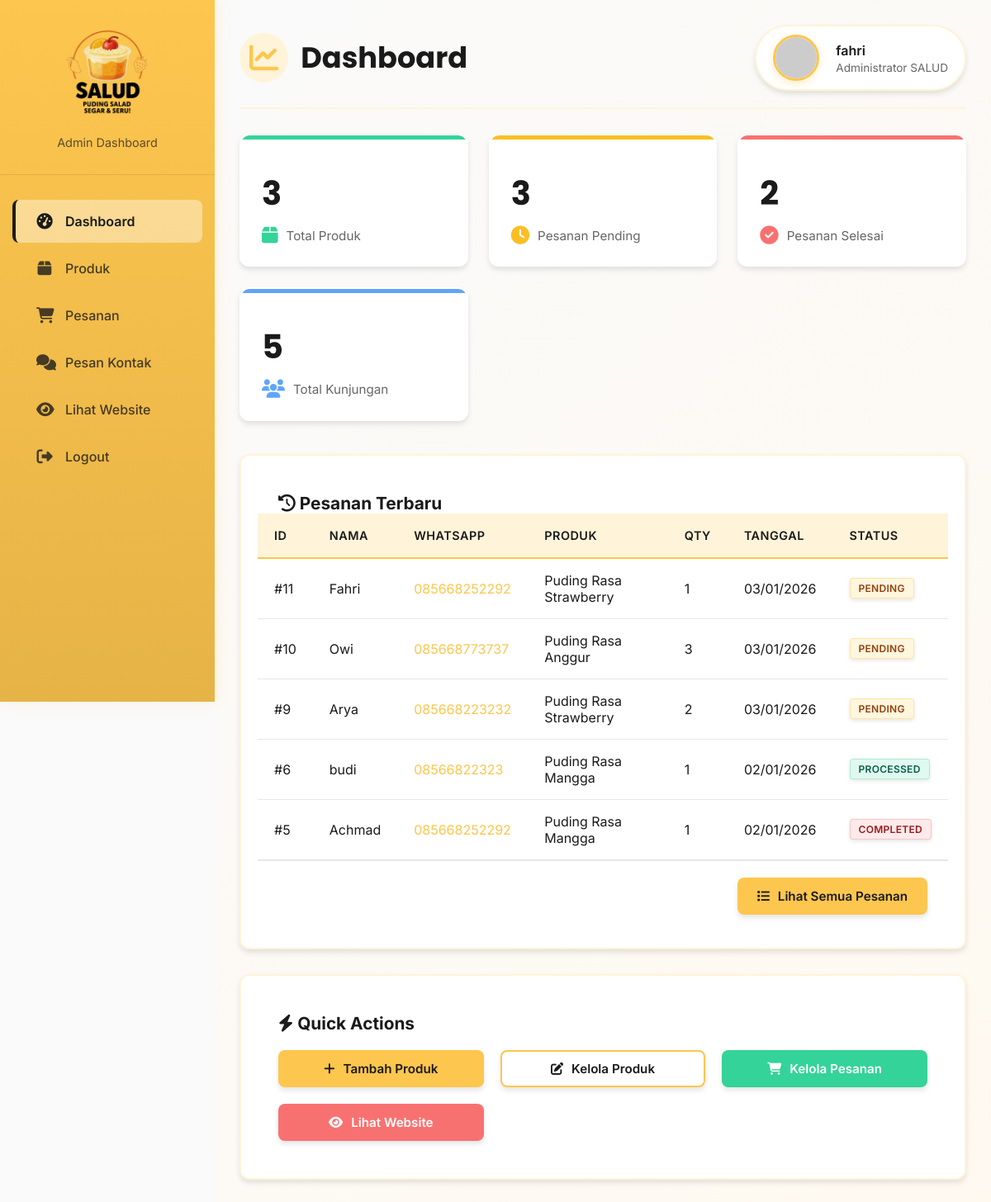
Screenshot of /admin/dashboard.php (signed in) with the database file from the repository.
### tables this page shows
CREATE TABLE `orders` (
  `id` int(11) NOT NULL,
  `customer_name` varchar(100) DEFAULT NULL,
  `whatsapp` varchar(20) DEFAULT NULL,
  `product_id` int(11) DEFAULT NULL,
  `quantity` int(11) DEFAULT NULL,
  `status` enum('pending','processed','completed') DEFAULT 'pending',
  `created_at` timestamp NOT NULL DEFAULT current_timestamp()
);

CREATE TABLE `products` (
  `id` int(11) NOT NULL,
  `name` varchar(100) DEFAULT NULL,
  `description` text DEFAULT NULL,
  `price` int(11) DEFAULT NULL,
  `stock` int(11) DEFAULT 0,
  `image` varchar(255) DEFAULT NULL,
  `created_at` timestamp NOT NULL DEFAULT current_timestamp()
);

### admin/dashboard.php (the view, shortened to what this page needs)
<?php
require_once '../includes/database.php';
$stmt = $pdo->query("SELECT COUNT(*) as total FROM products");
$totalProducts = $stmt->fetch()['total'];
$stmt = $pdo->query("SELECT COUNT(*) as total FROM orders WHERE status = 'pending'");
$pendingOrders = $stmt->fetch()['total'];
$stmt = $pdo->query("SELECT COUNT(*) as total FROM orders WHERE status = 'completed'");
$completedOrders = $stmt->fetch()['total'];
$stmt = $pdo->query("SELECT COUNT(*) as total FROM visits");
$totalVisits = $stmt->fetch()['total'];
$recentOrders = $pdo->query("
    SELECT o.*, p.name as product_name
    FROM orders o
    LEFT JOIN products p ON o.product_id = p.id
    ORDER BY o.created_at DESC
    LIMIT 5
")->fetchAll();
?>
<!DOCTYPE html>
<html lang="id">
<head>
    <link rel="stylesheet" href="../assets/css/admin.css">
    <link rel="stylesheet" href="https://cdnjs.cloudflare.com/ajax/libs/font-awesome/6.4.0/css/all.min.css">
</head>
<body class="admin-body">
    <div class="admin-container">
        <aside class="admin-sidebar">
            <div class="admin-logo">
                <img src="../assets/images/Logo Salad Puding Hitam.png" alt="SALUD Logo" class="admin-logo-img"
                     onerror="this.style.display='none'">
                <p>Admin Dashboard</p>
            </div>
            <ul class="admin-nav">
                <li><a href="dashboard.php" class="active"><i class="fas fa-tachometer-alt"></i> Dashboard</a></li>
                <li><a href="products.php"><i class="fas fa-box"></i> Produk</a></li>
                <li><a href="orders.php"><i class="fas fa-shopping-cart"></i> Pesanan</a></li>
                <li><a href="chat.php"><i class="fas fa-comments"></i> Pesan Kontak</a></li>
                <li><a href="../index.php" target="_blank"><i class="fas fa-eye"></i> Lihat Website</a></li>
                <li><a href="logout.php"><i class="fas fa-sign-out-alt"></i> Logout</a></li>
            </ul>
        </aside>
        <main class="admin-main">
            <div class="admin-header">
                <h1><i class="fas fa-chart-line"></i> Dashboard</h1>
                <div class="admin-profile">
                    <div class="admin-avatar">
                        <img src="../assets/images/admin-avatar.png" alt="Admin Avatar"
                             onerror="this.src='https://ui-avatars.com/api/?name=<?= urlencode($_SESSION['admin_name'] ?? 'Admin') ?>&background=FDC64E&color=1A1A1A'">
                    </div>
                    <div class="admin-info">
                        <h4><?= htmlspecialchars($_SESSION['admin_name'] ?? 'Admin') ?></h4>
                        <p>Administrator SALUD</p>
                    </div>
                </div>
            </div>
            <div class="admin-stats">
                <div class="admin-card stat-success">
                    <h3><?= $totalProducts ?></h3>
                    <p><i class="fas fa-box"></i> Total Produk</p>
                </div>
                <div class="admin-card stat-warning">
                    <h3><?= $pendingOrders ?></h3>
                    <p><i class="fas fa-clock"></i> Pesanan Pending</p>
                </div>
                <div class="admin-card stat-danger">
                    <h3><?= $completedOrders ?></h3>
                    <p><i class="fas fa-check-circle"></i> Pesanan Selesai</p>
                </div>
                <div class="admin-card stat-info">
                    <h3><?= $totalVisits ?></h3>
                    <p><i class="fas fa-users"></i> Total Kunjungan</p>
                </div>
            </div>
            <div class="admin-table-container">
                <div style="padding: 25px 25px 0;">
                    <h3 style="margin: 0; color: var(--admin-dark); font-size: 1.3rem;">
                        <i class="fas fa-history"></i> Pesanan Terbaru
                    </h3>
                </div>
                <table class="admin-table">
                    <thead>
                        <tr>
                            <th>ID</th>
                            <th>Nama</th>
                            <th>WhatsApp</th>
                            <th>Produk</th>
                            <th>Qty</th>
                            <th>Tanggal</th>
                            <th>Status</th>
                        </tr>
                    </thead>
                    <tbody>
                        <?php if (count($recentOrders) > 0): ?>
                            <?php foreach ($recentOrders as $order): ?>
                            <tr>
                                <td>#<?= $order['id'] ?></td>
                                <td><?= htmlspecialchars($order['customer_name']) ?></td>
                                <td>
                                    <a href="https://wa.me/<?= preg_replace('/[^0-9]/', '', $order['whatsapp']) ?>"
                                       target="_blank"
                                       style="color: var(--admin-primary); text-decoration: none;">
                                        <?= htmlspecialchars($order['whatsapp']) ?>
                                    </a>
                                </td>
                                <td><?= htmlspecialchars($order['product_name'] ?? 'Contact Form') ?></td>
                                <td><?= $order['quantity'] ?></td>
                                <td><?= date('d/m/Y', strtotime($order['created_at'])) ?></td>
                                <td>
                                    <span class="admin-badge badge-<?= $order['status'] ?>">
                                        <?= $order['status'] ?>
                                    </span>
                                </td>
                            </tr>
                            <?php endforeach; ?>
                        <?php endif; ?>
                    </tbody>
                </table>
                <div style="padding: 20px 25px; text-align: right; border-top: 1px solid var(--admin-border);">
                    <a href="orders.php" class="admin-btn admin-btn-primary">
                        <i class="fas fa-list"></i> Lihat Semua Pesanan
                    </a>
                </div>
            </div>
            <div class="admin-table-container">
                <div style="padding: 25px;">
                    <h3 style="margin: 0 0 20px 0; color: var(--admin-dark); font-size: 1.3rem;">
                        <i class="fas fa-bolt"></i> Quick Actions
                    </h3>
                    <div style="display: grid; grid-template-columns: repeat(auto-fit, minmax(200px, 1fr)); gap: 20px;">
                        <a href="product-add.php" class="admin-btn admin-btn-primary" style="justify-content: center;">
                            <i class="fas fa-plus"></i> Tambah Produk
                        </a>
                        <a href="products.php" class="admin-btn admin-btn-secondary" style="justify-content: center;">
                            <i class="fas fa-edit"></i> Kelola Produk
                        </a>
                        <a href="orders.php" class="admin-btn admin-btn-success" style="justify-content: center;">
                            <i class="fas fa-shopping-cart"></i> Kelola Pesanan
                        </a>
                        <a href="../index.php" target="_blank" class="admin-btn admin-btn-danger" style="justify-content: center;">
                            <i class="fas fa-eye"></i> Lihat Website
                        </a>
                    </div>
                </div>
            </div>
        </main>
    </div>
</body>
</html>

### rows the page displays
orders: id "11", customer_name "Fahri", whatsapp "085668252292", product.name "Puding Rasa Strawberry", quantity "1", created_at "03/01/2026", status "PENDING"
orders: id "10", customer_name "Owi", whatsapp "085668773737", product.name "Puding Rasa Anggur", quantity "3", created_at "03/01/2026", status "PENDING"
orders: id "9", customer_name "Arya", whatsapp "085668223232", product.name "Puding Rasa Strawberry", quantity "2", created_at "03/01/2026", status "PENDING"
orders: id "6", customer_name "budi", whatsapp "08566822323", product.name "Puding Rasa Mangga", quantity "1", created_at "02/01/2026", status "PROCESSED"
orders: id "5", customer_name "Achmad", whatsapp "085668252292", product.name "Puding Rasa Mangga", quantity "1", created_at "02/01/2026", status "COMPLETED"

### other values shown
$_SESSION['admin_name'] "fahri"
$totalProducts "3"
$pendingOrders "3"
$completedOrders "2"
$totalVisits "5"
